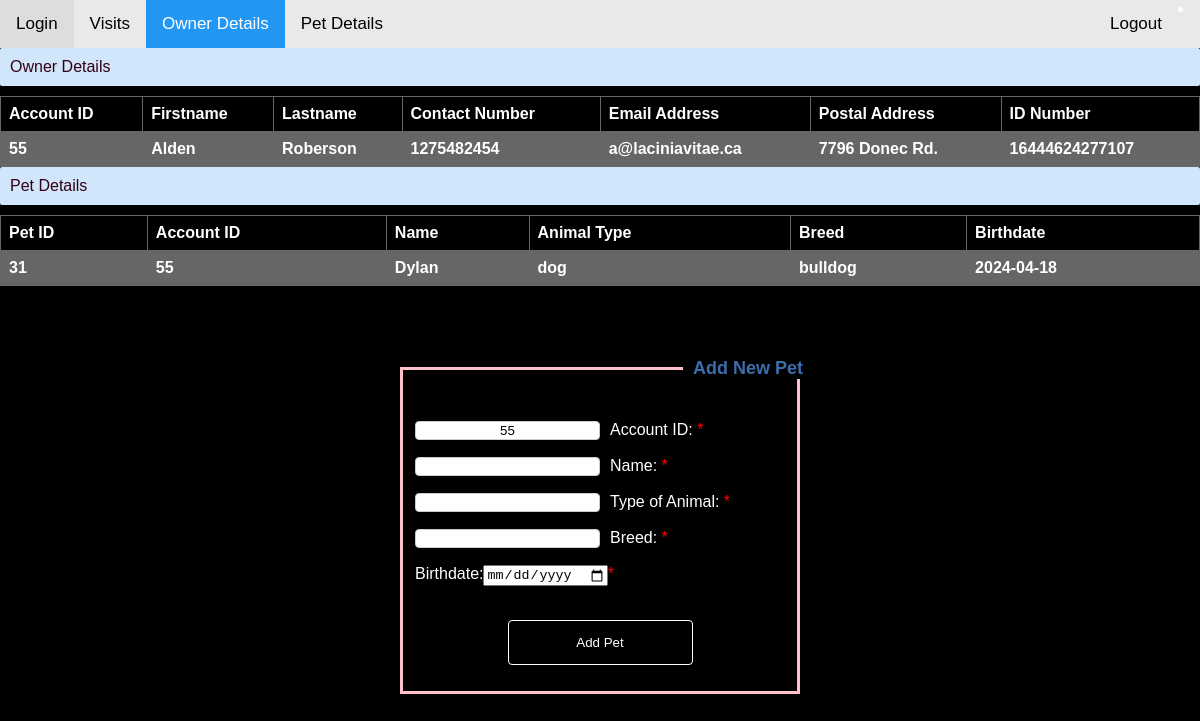
/single_owner.php?account_id=55, run on the app's committed database.
### tables this page shows
CREATE TABLE `owner` (
  `account_id` int(6) UNSIGNED NOT NULL,
  `firstname` varchar(255) DEFAULT NULL,
  `lastname` varchar(255) DEFAULT NULL,
  `contact_number` int(10) DEFAULT NULL,
  `email_address` varchar(100) DEFAULT NULL,
  `postal_address` varchar(255) DEFAULT NULL,
  `id_number` bigint(13) DEFAULT NULL
);

CREATE TABLE `pet` (
  `pet_id` int(6) UNSIGNED NOT NULL,
  `account_id` int(6) UNSIGNED NOT NULL,
  `pet_name` varchar(255) DEFAULT NULL,
  `animal_type` varchar(255) DEFAULT NULL,
  `breed` varchar(100) DEFAULT NULL,
  `birthdate` date DEFAULT NULL
);

### owner.php (called while the page is built, shortened)
<?php
    class Owner{
        private $conn;
        private $db_table = "owner";
        public $account_id;
        public function __construct($db){
            $this->conn = $db;
        }
        public function getSingleOwner(){
            $sqlQuery = "SELECT
                        account_id,
                        firstname,
                        lastname,
                        contact_number,
                        email_address,
                        postal_address,
                        id_number
                      FROM
                        ". $this->db_table ."
                    WHERE
                       account_id = ?";
            $stmt = $this->conn->prepare($sqlQuery);
            $stmt->bindParam(1, $this->account_id);
            $stmt->execute();
            $dataRow = $stmt->fetch(PDO::FETCH_ASSOC);
            $this->firstname = $dataRow['firstname'];
            $this->lastname = $dataRow['lastname'];
            $this->contact_number = $dataRow['contact_number'];
            $this->email_address = $dataRow['email_address'];
            $this->postal_address = $dataRow['postal_address'];
            $this->id_number = $dataRow['id_number'];
        }
        function getOwnerPets(){
            $sqlQuery = "SELECT pet_id,account_id, pet_name,animal_type, breed, birthdate FROM pet WHERE account_id = ? ";
            $stmt = $this->conn->prepare($sqlQuery);
			$stmt->bindParam(1, $this->account_id);
            $stmt->execute();
            return $stmt;
        }
}
?>

### single_owner.php (the view, shortened to what this page needs)
<?php
  include_once 'dbconnect.php';
  include_once 'owner.php';
  $database = new DBController();
  $db = $database->getConnection();
  $item = new Owner($db);
?>
<HTML>
  <HEAD>
  <link rel="stylesheet" href="https://cdnjs.cloudflare.com/ajax/libs/font-awesome/4.7.0/css/font-awesome.min.css">
    	<link href="css\style.css" type="text/css" rel="stylesheet" />
		<link href="css\table.css" type="text/css" rel="stylesheet" />
		<link href="css\log_reg.css" type="text/css" rel="stylesheet" />
		<link href="css\navstyle.css" type="text/css" rel="stylesheet" />
  </HEAD>
<BODY>
  <div class="topnav">
    <a href="index.php">Login</a>
    <a href="view_visits.php">Visits</a>
    <a class="active" href="owner_details.php">Owner Details</a>
    <a  href="pet_details.php">Pet Details</a>
    <li style="float:right"><a  href="logout.php">Logout</a>
  </div>
    <div class="txt-heading">Owner Details</div>
    <table style="width:100%">
    <tr>
    <th>Account ID</th>
    <th>Firstname</th>
    <th>Lastname</th>
    <th>Contact Number</th>
    <th>Email Address</th>
    <th>Postal Address</th>
    <th>ID Number</th>
  </tr>
  <?php
    $item->account_id = isset($_GET['account_id']) ? $_GET['account_id'] : die();
    $item->getSingleOwner();
    if($item->account_id != null){
      ?>
        <tr>
    <th><?php echo $item->account_id; ?></th>
    <th><?php echo $item->firstname; ?></th>
    <th><?php echo $item->lastname;?></th>
    <th><?php echo $item->contact_number; ?></th>
    <th><?php echo $item->email_address; ?></th>
    <th><?php echo $item->postal_address;?></th>
    <th><?php echo $item->id_number; ?></th>
  </tr>
      <?php
      }
    else{
        http_response_code(404);
        echo json_encode("Owner not found.");
    }
?>
      </table>
    <div class="txt-heading">Pet Details</div>
    <table style="width:100%">
    <tr>
    <th>Pet ID</th>
    <th>Account ID</th>
    <th>Name</th>
    <th>Animal Type</th>
    <th>Breed</th>
    <th>Birthdate</th>
  </tr>
  <?php
    $stmt = $item->getOwnerPets();
    $itemCount = $stmt->rowCount();
    if($itemCount > 0){
        while ($row = $stmt->fetch(PDO::FETCH_ASSOC)){
            extract($row);
      ?>
        <tr>
          <th><?php echo $pet_id; ?></th>
          <th><?php echo $account_id; ?></th>
          <th><?php echo $pet_name;?></th>
          <th><?php echo $animal_type; ?></th>
          <th><?php echo $breed; ?></th>
          <th><?php echo $birthdate;?></th>
        </tr>
    <?php
        }
    }
    else{
        http_response_code(404);
    }
    ?>
      </table>
 <?php
      $AccountErr = $NameErr = $TypeErr = $BreedErr = $BirthErr = "" ;
	   $variable = $_GET['account_id'];
      ?>
    <br><br>
    <br><br>
    <form  method="post" action="single_owner.php?account_id=<?php echo $variable; ?>">
      <fieldset>
        <legend >Add New Pet</legend>
        <br><br>
        Account ID: <input type="text" name="account" value = "<?php echo $_GET['account_id'];?>" readonly><span class="error">* <?php echo $AccountErr;?></span>
        <br><br>
        Name: <input type="text" name="name"><span class="error">* <?php echo $NameErr;?></span>
        <br><br>
		Type of Animal: <input type="text" list="types" name="type" >
  <span class="error">* <?php echo $TypeErr;?></span>
  <br><br>
  Breed: <input type="text" list="breed" name="breed">
  <span class="error">* <?php echo $BreedErr;?></span>
        <br><br>
        Birthdate:<input type="date" name="birthdate"><span class="error">* <?php echo $BirthErr;?></span>
        <br><br>
        <p><input type="submit" value = "Add Pet"/></p>
      </fieldset>
    </form>
</BODY>
</HTML>

### css/style.css (style rules this page uses)
body { width:auto; height: auto; font-family:calibri; }
.txt-heading { padding: 10px 10px; border-radius: 2px; color: #330014; background: #d1e6fa; margin-bottom:10px; }

### css/table.css (style rules this page uses)
table { font-family: arial, sans-serif; border-collapse: collapse; width: 100%; }
td, th { border: 1px solid #666666; text-align: left; padding: 8px; }
tr:nth-child(even) { background-color: #666666; }

### css/log_reg.css (style rules this page uses)
.error { color: #FF0000; }
body { background-color: black; color: white; }
input[type=text], input[type = password], input[type = number],input[list=browsers] select { width: 50%; display: inline-block; float: left; border: 1px solid #ccc; border-radius: 4px; box-sizing: border-box; margin-right: 10px; text-align: center; }
input[type=submit] { width: 50%; background-color: Black; color: white; padding: 14px 20px; border: 1px solid White; border-radius: 4px; cursor: pointer; display: block; margin: 1.0em auto; text-align: center; }
fieldset { border: 3px solid pink; width: 400px; margin:auto; }
legend { border: medium none; margin-left: 40%; padding: 0 10px; position: relative; text-align: center; width: auto; color: #3C6EAC; font-size: 18px; font-weight: bold; float:center; }
p { text-align: center; }

### css/navstyle.css (style rules this page uses)
* { box-sizing: border-box; }
body { margin: 0; font-family: Arial, Helvetica, sans-serif; }
.topnav { overflow: hidden; background-color: #e9e9e9; }
.topnav a { float: left; display: block; color: black; text-align: center; padding: 14px 16px; text-decoration: none; font-size: 17px; }
.topnav a.active { background-color: #2196F3; color: white; }

### data on the page
owner: account_id "55", firstname "Alden", lastname "Roberson", contact_number "1275482454", email_address "a@laciniavitae.ca", postal_address "7796 Donec Rd.", id_number "16444624277107"
pet: pet_id "31", account "55", pet_name "Dylan", animal_type "dog", breed "bulldog", birthdate "2024-04-18"
